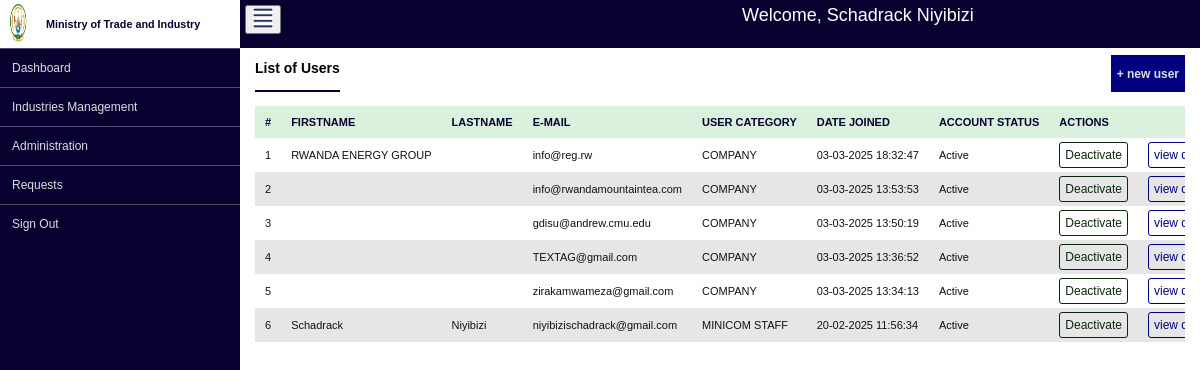
The page /system-management/users/ (signed in) on the database its author committed.
### system_management/models.py (models this page shows, shortened)
class User(AbstractUser):
    USER_CATEGORIES = (
        ("MINICOM STAFF", "MINICOM STAFF"),
        ("COMPANY", "COMPANY"),
        ("VISITOR", "VISITOR"),
    )
    first_name = models.CharField(max_length=250, null=False, blank=False)
    username = None
    change_password_required = models.BooleanField(default=False)
    user_category = models.CharField(max_length=20, choices=USER_CATEGORIES, null=False, blank=False)
    email = models.EmailField(unique=True, max_length=250)
    USERNAME_FIELD = 'email'
    REQUIRED_FIELDS = ["first_name", "last_name"]
    class Meta(AbstractUser.Meta):
        swappable = 'AUTH_USER_MODEL'
        db_table = 'Users'

### system_management/views.py (the view, shortened to what this page needs)
# urls.py: path("users/", users_list, name="users-list"),
@login_required(login_url="system_management:login", redirect_field_name="redirect_to")
def users_list(request):
    users = User.objects.all().order_by("-date_joined")
    context = {
        "users": users
    }
    return render(request, "systems_management/users.html", context=context)

### templates/systems_management/users.html (shortened to what this page needs)
{% extends 'base_layout.html' %}
{% block main_data_load %}
    <div id="car_title_header_and_new_btn">
        <p id="car_title_header_and_new_btn_p">List of Users</p>
        <button id="car_title_header_and_new_btn_button">+ new user</button>
    </div>
    <div id="car_body_data">
        <div id="car_table_data" class="table-data">
            <table>
                <thead>
                    <th>#</th>
                    <th>FIRSTNAME</th>
                    <th>LASTNAME</th>
                    <th>E-MAIL</th>
                    <th>USER CATEGORY</th>
                    <th>DATE JOINED</th>
                    <th>ACCOUNT STATUS</th>
                    <th colspan="4">ACTIONS</th>
                </thead>
                <tbody>
                    {% for user in users %}
                        <tr>
                            <td>{{ forloop.counter }}</td>
                            <td>{{user.first_name}}</td>
                            <td>{{user.last_name}}</td>
                            <td>{{user.email}}</td>
                            <td>{{user.user_category}}</td>
                            <td>{{ user.date_joined|date:"d-m-Y H:i:s"}}</td>
                            {% if user.is_active %}
                                <td>Active</td>
                            {% else %}
                                <td>Inactive</td>
                            {% endif %}
                            {% if user.is_active %}
                                <td><a href="#" class="publish_button">Deactivate</a></td>
                            {% else %}
                                <td><a href="#" class="publish_button">Activate</a></td>
                            {% endif %}
                            <td><a href="{% url 'system_management:user-details' user.id %}" class="view_button">view details</a></td>
                        </tr>
                    {% endfor %}
                </tbody>
            </table>
        </div>
    </div>
{% endblock %}

### templates/base_layout.html (shortened to what this page needs)
<!DOCTYPE html>
{% load static %}
<html lang="en">
  <head>
    <link rel="stylesheet" type="text/css" href="{% static 'css/main.css' %}"/>
  </head>
  <body>
    <div id="aside_navigation">
		<div id="sfjourney_aside_logo">
			<img src="{% static 'images/minicom_logo.png' %}" id="aside_logo" class="aside-header-data"/>
			<p class="aside-header-data">Ministry of Trade and Industry</p>
		</div>
		<div id="aside_navigations">
			<a href="">Dashboard</a>
			<button onclick="toggleAssetRegistrySection()">Industries management</button>
			<button onclick="toggleUsersManagementAssetSection()">Administration</button>
			<a href="">Requests</a>
			<a href="{% url 'system_management:logout' %}">Sign out</a>
		</div>
	</div>
	<div id="main_load">
		<div id="main_load_header">
			<button onclick="toggleNavigations()"><img src="{% static 'images/icon.png' %}" width="20" height="20"/></button>
			<p>Welcome, {{ request.user.first_name|capfirst }} {{ request.user.last_name|lower|capfirst }}</p>
		</div>
		<div id="main_load_data">
			{% block main_data_load %}
            {% endblock %}
		</div>
	</div>
  </body>
</html>

### static_files/css/main.css (style rules this page uses)
:root { --aside_bg: #222831; --aside_fg: rgba(244,244,244, 0.9); --aside_fg_hover_a: #111; --aside_bg_hover_a: #fff; --aside_border_color: rgba(244, 244, 244, 0.3); --main_bg: #e8e8e8; --main_fg: black; --main_header_bg: white; --scroll_bar_color: #888; --aside-navigation-span-bg: #55f; --navy_car: #000080; --peru_car: #cd853f; --darkGreen: #0a290a; --darkBlue: #090030; --darkRed:rgb(116, 24, 4); --table_tr_background_color: rgb(230, 230, 230); --table_header_background_color: #DAF1DE; }
* { box-sizing: border-box; font-family:Verdana, Geneva, Tahoma, sans-serif; font-size: 12px; }
table tr { cursor: pointer; }
table th, table td { white-space: nowrap; }
body { margin: 0px; padding: 0px; }
#aside_navigation { float: left; width: 20%; height: 100vh; background-color: var(--darkBlue); color: var(--aside_fg); margin: 0px; padding: 0px; position: fixed; top: 0px; left: 0px; }
#main_load { float: right; width: 80%; height: 100vh; background-color: white; color: var(--main_fg); margin: 0px; padding: 0px; }
#main_load_header { width: 100%; height: 6%; background-color: var(--darkBlue); margin:0px; margin-top: 0px; padding: 5px; position: fixed; text-align: center; z-index: 100; top: 0px; right: 0px; left: 20%; color: var(--aside_bg_hover_a); font-family: 'Times New Roman', Times, serif; }
#main_load_header button { float: left; }
#main_load_header p { text-align: center; font-size: 18px; margin-top: 0px; }
#main_load_data { width: 100%; height: 94%; background-color: var(--aside_bg_hover_a); padding: 5px 15px; }
#sfjourney_aside_logo { width: 100%; height: 6%; font-size: 12px; padding: 0px; margin: 0px; margin-top: 0px; background-color: var(--aside_bg_hover_a); display: flex; align-items: center; justify-content: left; }
.aside-header-data { float: left; }
#sfjourney_aside_logo img { width: 15%; height: 100%; }
#sfjourney_aside_logo p { width: 78%; color: var(--darkBlue); font-size: 0.9rem; padding-left: 10px; font-weight: bold; }
#aside_navigations { width: 100%; height: 94%; }
#aside_navigations a { width: 100%; padding: 12px; display: block; font-size: 12px; border-top: 1px solid var(--aside_border_color); text-decoration: none; font-family: inherit; color: var(--aside_fg); font-weight: normal; text-transform: capitalize; }
#aside_navigations button { width: 100%; padding: 12px; display: block; border: none; font-size: 12px; border-top: 1px solid var(--aside_border_color); text-decoration: none; font-family: inherit; color: var(--aside_fg); font-weight: normal; text-align: left; text-transform: capitalize; background-color: var(--darkBlueHover); outline: none; }
#car_title_header_and_new_btn { height: 5%; margin-top: 50px; }
#car_title_header_and_new_btn p { float: left; padding-top: 5px; font-size: 14px; width: auto; height: 100%; margin-top: 0px; font-weight: bold; border-bottom: 2px double var(--darkBlue); }
#car_title_header_and_new_btn button { float: right; width: auto; height: 100%; background-color: var(--navy_car); border: none; color: var(--aside_fg); font-weight: bold; font-size: 12px; border-radius: 0px; outline: none; margin-top: 0px; }
#car_table_data { height: 100%; width: 100%; overflow: auto; display: block; }
.table-data { width: 100%; height: auto; }
.table-data thead th { background-color: var(--table_header_background_color); color: var(--darkBlue); font-size: 10px; text-align: left; }
.table-data th,.table-data td, .table-data table { text-align: center; border-collapse: collapse; }
.table-data table th, .table-data table td { padding: 10px; font-size: 11px; white-space: nowrap; text-align: left; }
.table-data table tr { background-color: var(--aside_bg_hover_a); color: var(--aside_fg_hover_a); }
.table-data table tr:nth-child(even) { background-color: var(--table_tr_background_color); }
.table-data table tr .view_button { border: 1px solid var(--navy_car); background-color: inherit; color: var(--navy_car); }
.table-data table tr button, .table-data table tr a { border: none; border-radius: 3px; padding: 5px; outline: none; color: var(--aside_fg); font-weight: normal; text-decoration: none; font-family: Arial, Helvetica, sans-serif; font-size: 12px; }
.table-data table tr .publish_button { background-color: inherit; border: 1px solid var(--darkGreen); color: var(--darkGreen); }

### rows shown on the page
User: user.first_name "Schadrack", user.last_name "Niyibizi", first_name "Schadrack", last_name "Niyibizi", email "niyibizischadrack@gmail.com", user_category "MINICOM STAFF", date_joined "20-02-2025 11:56:34", is_active "Active"
User: first_name "RWANDA ENERGY GROUP", email "info@reg.rw", user_category "COMPANY", date_joined "03-03-2025 18:32:47", is_active "Active"
User: email "info@rwandamountaintea.com", user_category "COMPANY", date_joined "03-03-2025 13:53:53", is_active "Active"
User: email "gdisu@andrew.cmu.edu", user_category "COMPANY", date_joined "03-03-2025 13:50:19", is_active "Active"
User: email "TEXTAG@gmail.com", user_category "COMPANY", date_joined "03-03-2025 13:36:52", is_active "Active"
User: email "zirakamwameza@gmail.com", user_category "COMPANY", date_joined "03-03-2025 13:34:13", is_active "Active"
